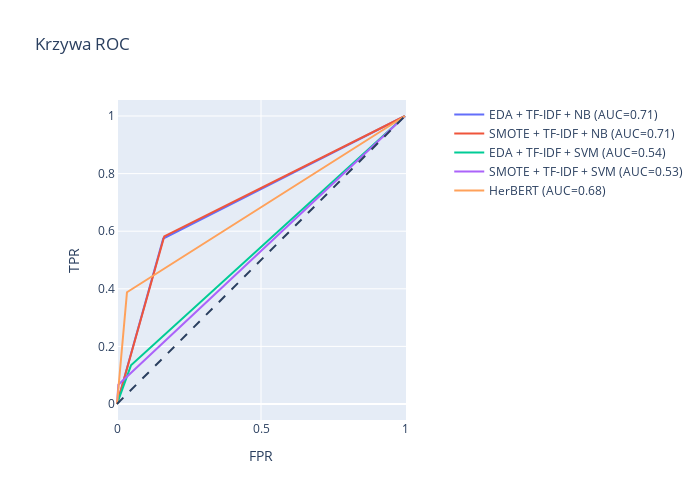

Source (notebook cell):
### Markdown cell above
## ROC + AUC

### Code cell
# Create an empty figure, and iteratively add new lines
# every time we compute a new class
fig = go.Figure()
fig.add_shape(
    type='line', line=dict(dash='dash'),
    x0=0, x1=1, y0=0, y1=1
)

y_true = test.label.values

for m in models.keys():
    if m == 'HerBERT':
        _, y_score, _ = get_prob_scores(models.get(m), df_test)
    elif 'SMOTE' in m:
        y_score = models.get(m).predict(X_test_res)
    elif 'TF-IDF' in m:
        y_score = models.get(m).predict(test.text)
    
    
    
    fpr, tpr, _ = roc_curve(y_true, y_score)
    auc_score = roc_auc_score(y_true, y_score)

    name = f"{m} (AUC={auc_score:.2f})"
    fig.add_trace(go.Scatter(x=fpr, y=tpr, name=name, mode='lines'))

fig.update_layout(
    title = 'Krzywa ROC',
    xaxis_title='FPR',
    yaxis_title='TPR',
    yaxis=dict(scaleanchor="x", scaleratio=1),
    xaxis=dict(constrain='domain'),
    width=700, height=500
    )
fig.show()

### Figure 1 — Plotly figure (JSON) as saved in the notebook; plotly's stock layout.template omitted (floating-point values rounded to 4 significant figures)
{"data": [{"mode": "lines", "name": "EDA + TF-IDF + NB (AUC=0.71)", "type": "scatter", "x": [0, 0.1605, 1], "y": [0, 0.5746, 1]}, {"mode": "lines", "name": "SMOTE + TF-IDF + NB (AUC=0.71)", "type": "scatter", "x": [0, 0.164, 1], "y": [0, 0.5821, 1]}, {"mode": "lines", "name": "EDA + TF-IDF + SVM (AUC=0.54)", "type": "scatter", "x": [0, 0.0485, 1], "y": [0, 0.1343, 1]}, {"mode": "lines", "name": "SMOTE + TF-IDF + SVM (AUC=0.53)", "type": "scatter", "x": [0, 0.004619, 1], "y": [0, 0.06716, 1]}, {"mode": "lines", "name": "HerBERT (AUC=0.68)", "type": "scatter", "x": [0, 0.03464, 1], "y": [0, 0.3881, 1]}], "layout": {"height": 500, "shapes": [{"line": {"dash": "dash"}, "type": "line", "x0": 0, "x1": 1, "y0": 0, "y1": 1}], "title": {"text": "Krzywa ROC"}, "width": 700, "xaxis": {"constrain": "domain", "title": {"text": "FPR"}}, "yaxis": {"scaleanchor": "x", "scaleratio": 1, "title": {"text": "TPR"}}}}
